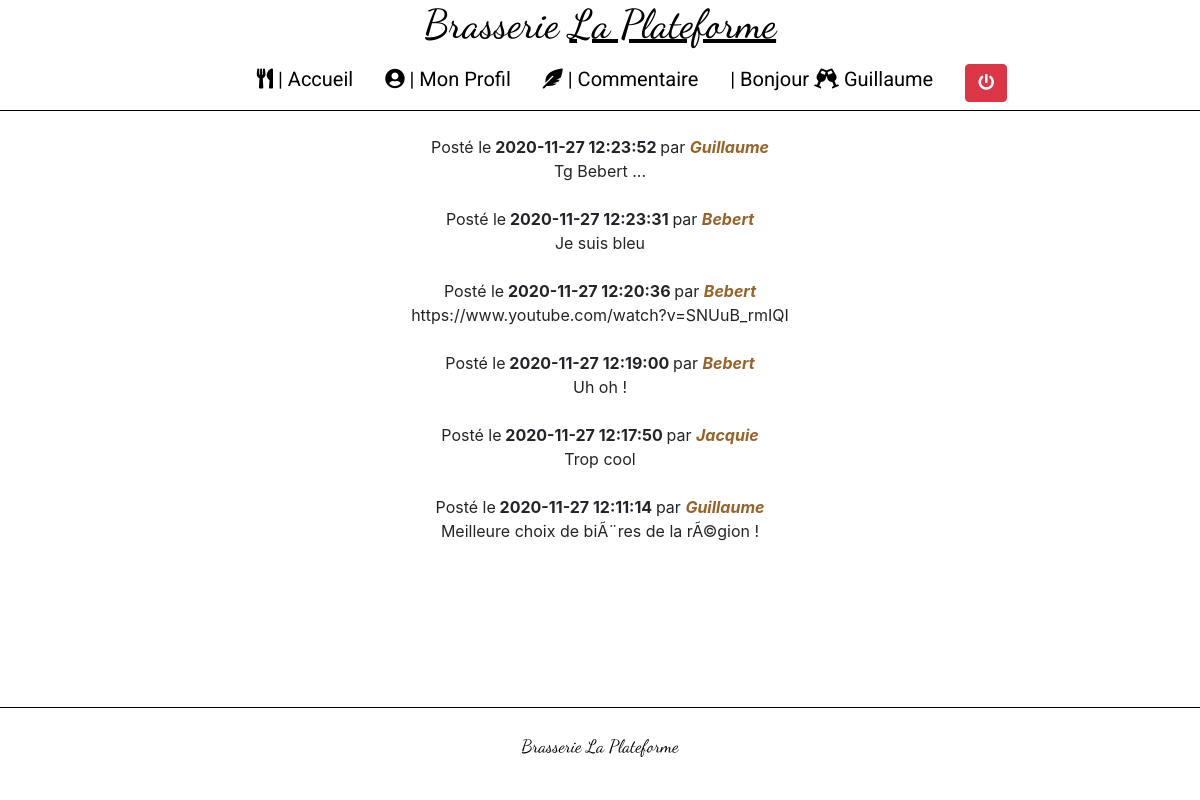
The page /php/livre-or.php (signed in) on the database its author committed.
### tables this page shows
CREATE TABLE IF NOT EXISTS `commentaires` (
  `id` int(11) NOT NULL AUTO_INCREMENT,
  `commentaire` text NOT NULL,
  `id_utilisateur` int(11) NOT NULL,
  `date` datetime NOT NULL,
  PRIMARY KEY (`id`)
);

CREATE TABLE IF NOT EXISTS `utilisateurs` (
  `id` int(11) NOT NULL AUTO_INCREMENT,
  `login` varchar(255) NOT NULL,
  `password` varchar(255) NOT NULL,
  PRIMARY KEY (`id`)
);

### php/livre-or.php (the view, shortened to what this page needs)
<?php
$db = mysqli_connect ('localhost', 'root', '', 'livreor');
?>
<!DOCTYPE html>
<html lang="fr">
<head>
    <link rel="stylesheet" href="../css/livre-or.css">
    <link rel="stylesheet" href="../css/bootstrap.min.css">
    <link rel="stylesheet" href="https://cdnjs.cloudflare.com/ajax/libs/font-awesome/5.14.0/css/all.min.css">
</head>
<body>
    <header>
        <h1><span class="title">Brasserie <u>La Plateforme</u></span></h1>
        <nav>
            <ul class="nav justify-content-center nav-head">
                <li class="nav-item"><a class="nav-link" href="inscription.php"><?php if (!isset($_SESSION['login'])){ echo '<i class="fas fa-signature"></i> | Inscription';}?></a></li>
                <li class="nav-item"><a class="nav-link" href="connexion.php"><?php if (!isset($_SESSION['login'])){ echo '<i class="fas fa-concierge-bell"></i> | Connexion';}?></a></li>
                <li class="nav-item"><a class="nav-link" href="../index.php"><i class="fas fa-utensils"></i> | Accueil</a></li>
                <li class="nav-item"><a class="nav-link" href="profil.php"><i class="fas fa-user-circle"></i> | Mon Profil</a></li>
                <li class="nav-item"><a class="nav-link" href="commentaire.php"><i class="fas fa-feather-alt"></i> | Commentaire</a></li>
                <li class="nav-item"><a class="nav-link"><?php if (isset($_SESSION['login'])){ echo '| Bonjour <i class="fas fa-glass-cheers"></i> ' . $_SESSION['login'] . '<li><form method="POST" action="profil.php"><button type="submit" name="logout" title="Déconnexion"  class="btn btn-danger"><i class="fas fa-power-off"></i></button></form></li>';} ?></a></li>
            </ul>
        </nav>
    </header>
    <main>
    <?php
        $check_comments = mysqli_query($db,"SELECT u.login, c.date, c.commentaire FROM utilisateurs AS u INNER JOIN commentaires AS c WHERE c.id_utilisateur = u.id ORDER BY c.date DESC");
        while($comments_list = mysqli_fetch_assoc($check_comments)){
            echo "<table><tr><td>Posté le<b> " . htmlspecialchars($comments_list['date']) . " </b>par <i><b><span class='nom-com'>" . htmlspecialchars($comments_list['login']) . "</b></i></td></tr><br /><tr><td>" . htmlspecialchars($comments_list['commentaire']) . "</td></tr></table>";
        }
    ?>
    </main>
    <footer>
        <section class="text-center py-4">
            <p><span class='title'>Brasserie La Plateforme</span></p>
        </section>
    </footer>
</body>
</html

### css/livre-or.css (style rules this page uses)
* { margin: 0; padding: 0; box-sizing: border-box; }
html { scroll-behavior: smooth; }
body { background-image: url(../images/book-bg.jpg); background-repeat: no-repeat; background-size: 40%; }
header { position: sticky; top: 0; left: 0; right: 0; font-family: 'Roboto', sans-serif; text-align: center; background-color: white; border-bottom: black solid 1px; color: black; }
.title { font-family: 'Dancing Script', cursive; }
li a { transition: all 0.3s ease 0.3s; text-decoration: none; font-size: 20px; color: black; }
main { text-align: center; text-overflow: auto; overflow: auto; }
table { margin: auto; }
.nom-com { color: rgb(151, 99, 39); }
footer { color: black; border-top: black solid 1px; font-size: 18px; background-color: white; position: fixed; bottom: 0; left: 0; right: 0; }

### rows shown on the page
commentaires: date "2020-11-27 12:23:52", id_utilisateur.login "Guillaume", commentaire "Tg Bebert ..."
commentaires: date "2020-11-27 12:23:31", id_utilisateur.login "Bebert", commentaire "Je suis bleu"
commentaires: date "2020-11-27 12:20:36", id_utilisateur.login "Bebert", commentaire "https://www.youtube.com/watch?v=SNUuB_rmIQI"
commentaires: date "2020-11-27 12:19:00", id_utilisateur.login "Bebert", commentaire "Uh oh !"
commentaires: date "2020-11-27 12:17:50", id_utilisateur.login "Jacquie", commentaire "Trop cool"
commentaires: date "2020-11-27 12:11:14", id_utilisateur.login "Guillaume", commentaire "Meilleure choix de biÃ¨res de la rÃ©gion !"

### other values the page prints
$_SESSION['login'] "Guillaume"
